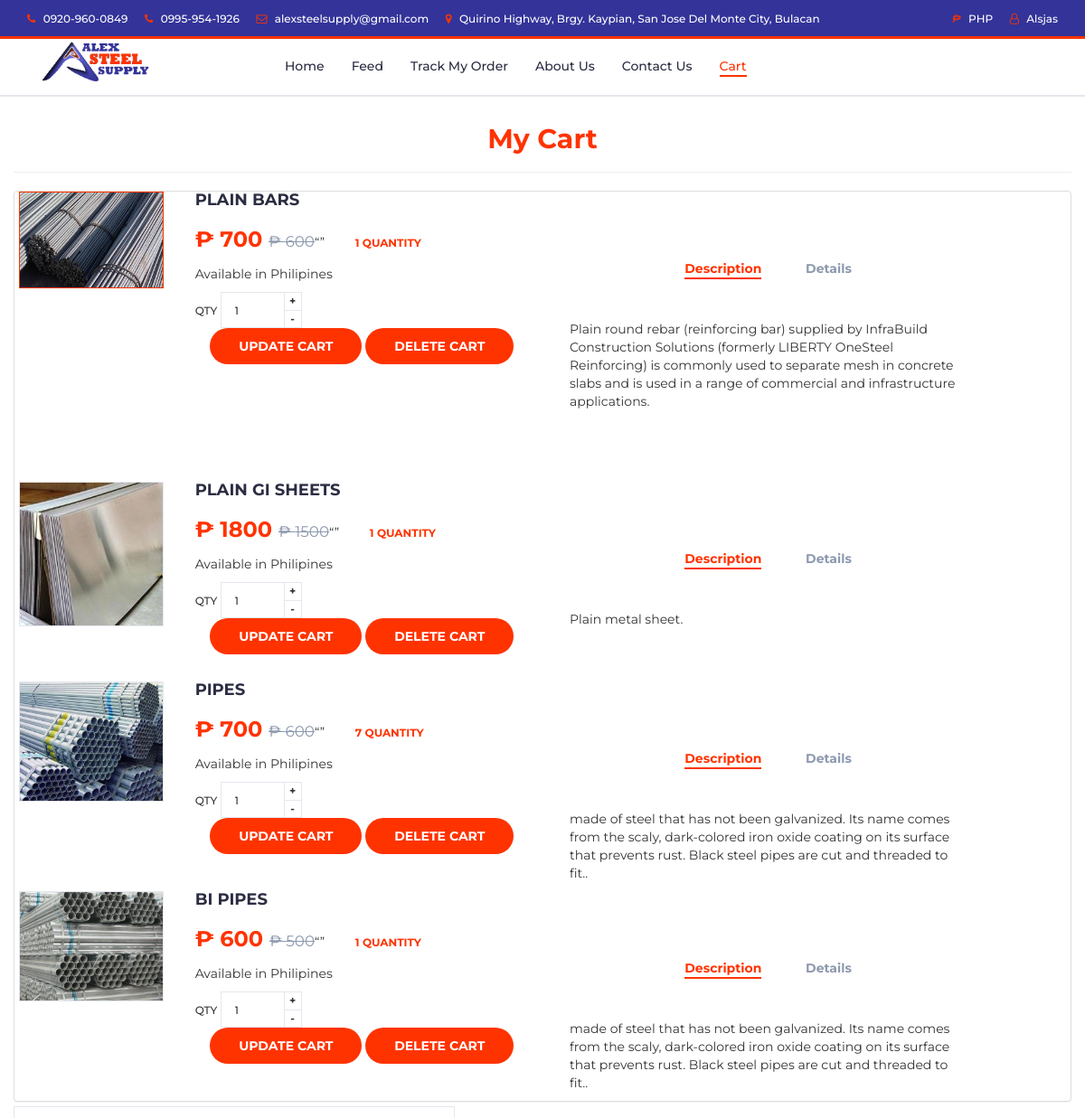
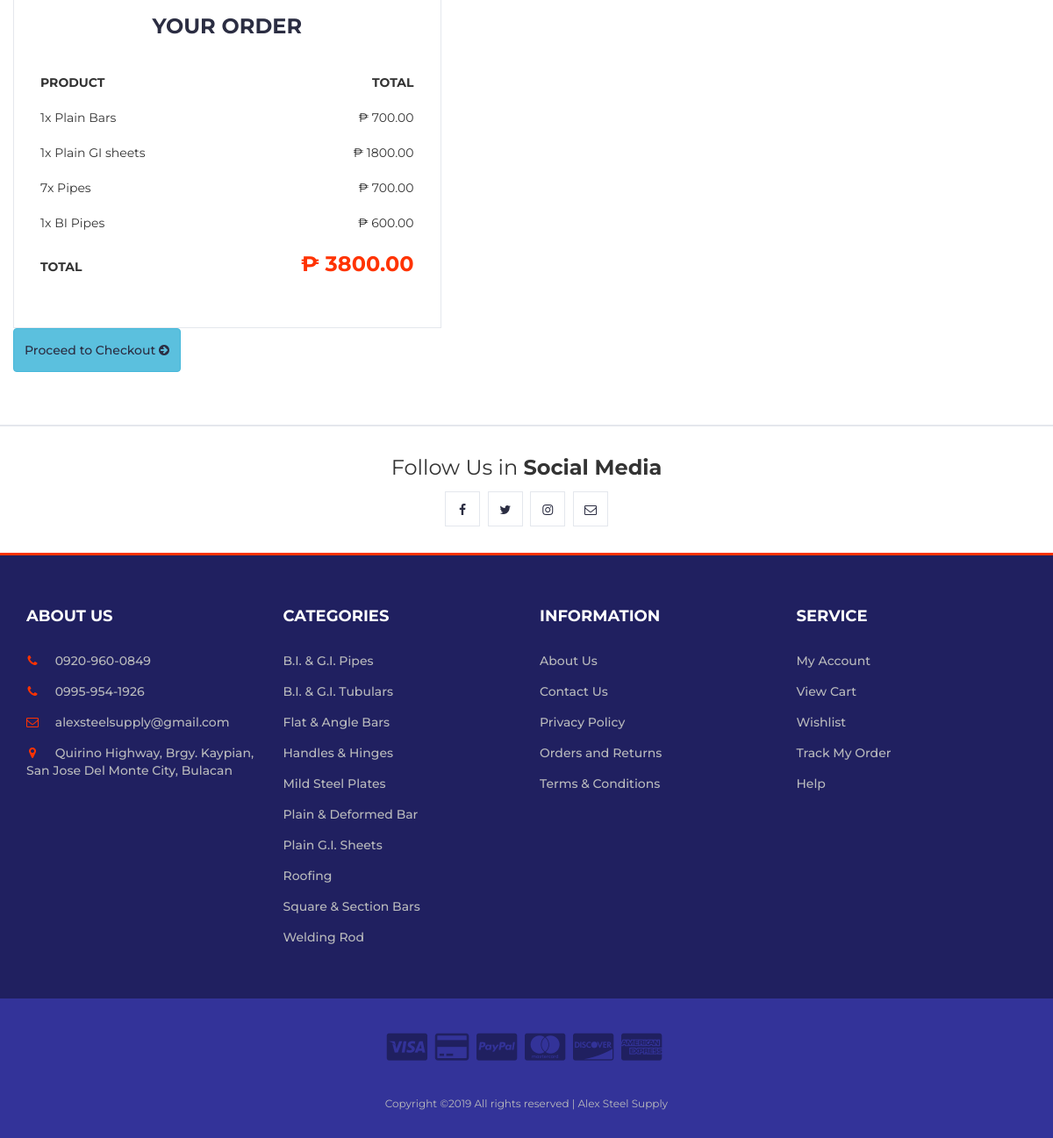
The app's page /cart.php (signed in) with its own data (2 pictures, top to bottom).
### tables this page shows
CREATE TABLE `myaccounttbl` (
  `accountid` int(10) NOT NULL,
  `usertype` varchar(20) NOT NULL,
  `myaccountID` varchar(50) NOT NULL,
  `firstname` varchar(100) NOT NULL,
  `lastname` varchar(100) NOT NULL,
  `company` varchar(100) NOT NULL,
  `tin` varchar(100) NOT NULL,
  `gender` varchar(5) NOT NULL,
  `image` varchar(150) NOT NULL,
  `houseno` varchar(100) NOT NULL,
  `barangay` varchar(100) NOT NULL,
  `municipal` varchar(100) NOT NULL,
  `province` varchar(100) NOT NULL,
  `zipcode` varchar(10) NOT NULL,
  `mobileno` varchar(20) NOT NULL,
  `email` varchar(100) NOT NULL,
  `username` varchar(100) NOT NULL,
  `password` varchar(100) NOT NULL
);

CREATE TABLE `carttbl` (
  `ID` int(11) NOT NULL,
  `myaccountID` varchar(100) NOT NULL,
  `pid` int(11) NOT NULL,
  `sellingprice` double NOT NULL,
  `quantity` int(11) NOT NULL,
  `total` float NOT NULL
);

CREATE TABLE `productstbl` (
  `pid` int(11) NOT NULL,
  `productID` varchar(100) NOT NULL,
  `productname` varchar(100) NOT NULL,
  `category` varchar(100) NOT NULL,
  `image` varchar(150) NOT NULL,
  `principalprice` double NOT NULL,
  `sellingprice` double NOT NULL,
  `instock` double NOT NULL,
  `description` text NOT NULL,
  `details` text NOT NULL,
  `additionalinfo` text NOT NULL,
  `availablein` text NOT NULL
);

### cart.php (the view, shortened to what this page needs)
<?php
require_once("connection.php");
$logacc="Log In";
@$userprofile=@$_SESSION['user_name'];
if($userprofile==true){
 $query="SELECT * FROM `myaccounttbl` WHERE username='$userprofile' ";
 $data=mysqli_query($con, $query);
 $result=mysqli_fetch_assoc($data);
 $myaccoundID = $result['myaccountID'];
 $logacc=$result['firstname'];
}
else{
 header('location:login.php');
}
   $sessionmyaccountID=$_SESSION['myaccountID'];
?>
<!DOCTYPE html>
<html lang="en">
<head>
  <link type="text/css" rel="stylesheet" href="css/bootstrap.min.css"/>
  <link type="text/css" rel="stylesheet" href="bootstrap-3.3.7-dist/css/bootstrap.css"/>
  <link type="text/css" rel="stylesheet" href="css/slick.css"/>
  <link type="text/css" rel="stylesheet" href="css/slick-theme.css"/>
  <link type="text/css" rel="stylesheet" href="css/nouislider.min.css"/>
  <link rel="stylesheet" href="css/font-awesome.min.css">
  <link type="text/css" rel="stylesheet" href="css/style.css"/>
      </head>
      <body>
      <div id="top-header">
        <div class="container">
          <ul class="header-links pull-left">
            <li><a href="#"><i class="fa fa-phone"></i> 0920-960-0849  </a></li>
            <li><a href="#"><i class="fa fa-phone"></i> 0995-954-1926  </a></li>
            <li><a href="#"><i class="fa fa-envelope-o"></i> alexsteelsupply@gmail.com</a></li>
            <li><a href="#"><i class="fa fa-map-marker"></i> Quirino Highway, Brgy. Kaypian, San Jose Del Monte City, Bulacan</a></li>
          </ul>
          <ul class="header-links pull-right">
            <li><a href="#"><i class="glyphicon-peso">₱</i> PHP</a></li>
            <li><a href="account.php"><i class="fa fa-user-o"></i> <?php echo $logacc; ?></a></li>
          </ul>
        </div>
      </div>
    <nav id="navigation">
      <div class="container">
        <div id="responsive-nav">
            <div class="col-md-3">
              <div class="header-logo">
                <a href="#" class="logo">
                  <img src="./img/AlexSteelSupplyLogoNew.png" alt="LOGO" height="50px;">
                </a>
              </div>
            </div>
          <ul class="main-nav nav navbar-nav">
            <li><a href="index.php">Home</a></li>
            <li><a href="feed.php">Feed</a></li>
            <li><a href="trackorder.php">Track My Order</a></li>
            <li><a href="about.php">About Us</a></li>
            <li><a href="contact.php">Contact Us</a></li>
            <li class="active"><a href="feed.php">Cart</a></li>
          </ul>
        </div>
      </div>
    </nav>
        <div class="section">
         <div class="container">
          <div class="row">
            <div>
              <h2 style="color: #ff3300; text-align: center;">My Cart</h2><hr>
            </div>
            <div class="panel panel-default ">
              <div class="wishlistbody">
                <?php
                $sql = "SELECT * FROM carttbl inner join productstbl on carttbl.pid = productstbl.pid where myaccountID = '$myaccoundID'";
                $result = mysqli_query($con, $sql);
                $count=1;
                if (mysqli_num_rows($result) > 0) {
                  while($row = mysqli_fetch_assoc($result)) {
                    ?>
                    <div id="response" class="row">
                    <div class="col-md-4 col-md-push-2">
                     <div class="product-details">
                      <h2 class="product-name"><?php echo $row['productname'] ?></h2>
                      <div>
                       <h3 class="product-price">₱ <?php echo $row['sellingprice'] ?> <del class="product-old-price">₱ <?php echo $row['principalprice'] ?></del></h3><q></q>
                       <span id="updatecartresponse<?php echo ++$count; ?>" class="product-available"><?php echo 0+$row['quantity'] ?> Quantity</span>
                     </div>
                     <p>Available in <?php echo $row['availablein'] ?></p>
                     <div class="add-to-cart">
                       <div class="qty-label">
                        Qty
                        <div class="input-number">
                         <input type="number" id="quantity<?php echo $count; ?>" value="1">
                         <span class="qty-up">+</span>
                         <span class="qty-down">-</span>
                       </div>
                     </div>
                     <div>
                     <center><button onclick="updateoncart(<?php echo $row['ID'] .",". $count ?>)" class="add-to-cart-btn"><i class="fa fa-shopping-cart"></i> Update Cart </button>
                     <button onclick="deleteonviewcart(<?php echo $row['ID'] .",". $count ?>)" class="add-to-cart-btn"><i class="fa fa-shopping-cart"></i> Delete Cart </button></center>
                   </div>
                   </div>
                 </div>
               </div>
               <div class="col-md-2  col-md-pull-4">
                <div id="product-imgs">
                  <div class="product-preview">
                   <img src="<?php echo $row['image'] ?>" alt="">
                 </div>
               </div>
             </div>
             <div class="col-md-5">
               <div class="col-md-12">
                <div id="product-tab">
                 <ul class="tab-nav">
                  <li class="active"><a data-toggle="tab" href="#tab1<?php echo $row['ID'] ?>">Description</a></li>
                  <li><a data-toggle="tab" href="#tab2<?php echo $row['ID'] ?>">Details</a></li>
                </ul>
                <div class="tab-content">
                  <div id="tab1<?php echo $row['ID'] ?>" class="tab-pane fade in active">
                   <div class="row">
                    <div class="col-md-12">
                     <p><?php echo $row['description'] ?>.</p>
                   </div>
                 </div>
               </div>
           </div>
         </div>
       </div>
     </div>
   </div>
 <?php }
} ?>
</div>
</div>
</div>
<div class="row">
          <div class="col-md-5 order-details">
            <div class="section-title text-center">
              <h3 class="title">Your Order</h3>
            </div>
            <div class="order-summary">
              <div class="order-col">
                <div><strong>PRODUCT</strong></div>
                <div><strong>TOTAL</strong></div>
              </div>
              <div class="order-products">
                <?php
                   $sql="select sum(total) as carttotal from carttbl where myaccountID='$sessionmyaccountID' ";
                   $query=mysqli_query($con, $sql);
                   $total=mysqli_fetch_array($query);
                   $sql="select ID, myaccountID, (select productname from productstbl where pid=carttbl.pid) as productname, sellingprice, quantity, total from carttbl where myaccountID='$sessionmyaccountID' ";
                   $query=mysqli_query($con, $sql);
                   while ($row=mysqli_fetch_array($query)) {
                ?>
                <div class="order-col">
                  <div><?php echo $row['quantity'] ."x " .$row['productname']; ?></div>
                  <div>₱ <?php echo " ". $row['total']; ?>.00</div>
                </div>
                <?php } ?>
              </div>
              <div class="order-col">
                <div><strong>TOTAL</strong></div>
                <div><strong class="order-total">₱ <?php echo " ". $total['carttotal']; ?>.00</strong></div>
              </div>
            </div>
          </div>
        </div>
        <div class="row">
      <div class="cart-btns">
        <button class="btn btn-info" style="height: 50px; width: auto; color: white ;  "><a href="checkout.php">Proceed to Checkout  <i class="fa fa-arrow-circle-right"></i></a></button>
      </div>
</div>
</div>
</div>
<div id="newsletter" class="section">
  <div class="container">
    <div class="row">
      <div class="col-md-12">
        <div class="newsletter">
          <p>Follow Us in <strong>Social Media</strong></p>
          <ul class="newsletter-follow">
            <li>
              <a href="#"><i class="fa fa-facebook"></i></a>
            </li>
            <li>
              <a href="#"><i class="fa fa-twitter"></i></a>
            </li>
            <li>
              <a href="#"><i class="fa fa-instagram"></i></a>
            </li>
            <li>
              <a href="#"><i class="fa fa-envelope-o"></i></a>
            </li>
          </ul>
        </div>
      </div>
    </div>
  </div>
</div>
<footer id="footer">
  <div class="section">
    <div class="container">
      <div class="row">
        <div class="col-md-3 col-xs-6">
          <div class="footer">
            <h3 class="footer-title">About Us</h3>
            <ul class="footer-links">
              <li><a href="#"><i class="fa fa-phone"></i> 0920-960-0849  </a></li>
              <li><a href="#"><i class="fa fa-phone"></i> 0995-954-1926  </a></li>
              <li><a href="#"><i class="fa fa-envelope-o"></i> alexsteelsupply@gmail.com</a></li>
              <li><a href="#"><i class="fa fa-map-marker"></i> Quirino Highway, Brgy. Kaypian, San Jose Del Monte City, Bulacan</a></li>
            </ul>
          </div>
        </div>
        <div class="col-md-3 col-xs-6">
          <div class="footer">
            <h3 class="footer-title">Categories</h3>
            <ul class="footer-links">
              <li><a href="#">B.I. & G.I. Pipes</a></li>
              <li><a href="#">B.I. & G.I. Tubulars</a></li>
              <li><a href="#">Flat & Angle Bars</a></li>
              <li><a href="#">Handles & Hinges</a></li>
              <li><a href="#">Mild Steel Plates</a></li>
              <li><a href="#">Plain & Deformed Bar</a></li>
              <li><a href="#">Plain G.I. Sheets</a></li>
              <li><a href="#">Roofing</a></li>
              <li><a href="#">Square & Section Bars</a></li>
              <li><a href="#">Welding Rod</a></li>
            </ul>
          </div>
        </div>
        <div class="col-md-3 col-xs-6">
          <div class="footer">
            <h3 class="footer-title">Information</h3>
            <ul class="footer-links">
              <li><a href="about.php">About Us</a></li>
              <li><a href="contact.php">Contact Us</a></li>
              <li><a href="privacy.php">Privacy Policy</a></li>
              <li><a href="orderreturn.php">Orders and Returns</a></li>
              <li><a href="terms.php">Terms & Conditions</a></li>
            </ul>
          </div>
        </div>
        <div class="col-md-3 col-xs-6">
          <div class="footer">
            <h3 class="footer-title">Service</h3>
            <ul class="footer-links">
              <li><a href="account.php">My Account</a></li>
              <li><a href="cart.php">View Cart</a></li>
              <li><a href="wishlist.php">Wishlist</a></li>
              <li><a href="trackorder.php">Track My Order</a></li>
              <li><a href="help.php">Help</a></li>
            </ul>
          </div>
        </div>
      </div>
    </div>
  </div>
  <div id="bottom-footer" class="section">
    <div class="container">
      <div class="row">
        <div class="col-md-12 text-center">
          <ul class="footer-payments">
            <li><a href="#"><i class="fa fa-cc-visa"></i></a></li>
            <li><a href="#"><i class="fa fa-credit-card"></i></a></li>
            <li><a href="#"><i class="fa fa-cc-paypal"></i></a></li>
            <li><a href="#"><i class="fa fa-cc-mastercard"></i></a></li>
            <li><a href="#"><i class="fa fa-cc-discover"></i></a></li>
            <li><a href="#"><i class="fa fa-cc-amex"></i></a></li>
          </ul>
          <span class="copyright">
            Copyright &copy;<script>document.write(new Date().getFullYear());</script> All rights reserved | Alex Steel Supply
          </span>
        </div>
      </div>
    </div>
  </div>
</footer>
</body>
</html>

### records on screen
myaccounttbl: firstname "Alsjas"
carttbl: pid.productname "PLAIN BARS", pid.sellingprice "700", pid.principalprice "600", 0+$row['quantity'] "1", pid.availablein "Philipines", pid.image (picture), pid.description "Plain round rebar (reinforcing bar) supplied by InfraBuild Construction Solutions (formerly LIBERTY OneSteel Reinforcing) is commonly used to separate mesh in concrete slabs and is used in a range of commercial and infrastructure applications", quantity "1", productname "Plain Bars", total "700"
carttbl: pid.productname "PLAIN GI SHEETS", pid.sellingprice "1800", pid.principalprice "1500", 0+$row['quantity'] "1", pid.availablein "Philipines", pid.image (picture), pid.description "Plain metal sheet", quantity "1", productname "Plain GI sheets", total "1800"
carttbl: pid.productname "PIPES", pid.sellingprice "700", pid.principalprice "600", 0+$row['quantity'] "7", pid.availablein "Philipines", pid.image (picture), pid.description "made of steel that has not been galvanized. Its name comes from the scaly, dark-colored iron oxide coating on its surface that prevents rust. Black steel pipes are cut and threaded to fit.", quantity "7", productname "Pipes", total "700"
carttbl: pid.productname "BI PIPES", pid.sellingprice "600", pid.principalprice "500", 0+$row['quantity'] "1", pid.availablein "Philipines", pid.image (picture), pid.description "made of steel that has not been galvanized. Its name comes from the scaly, dark-colored iron oxide coating on its surface that prevents rust. Black steel pipes are cut and threaded to fit.", quantity "1", productname "BI Pipes", total "600"

### other values on screen
$total['carttotal'] "3800"
